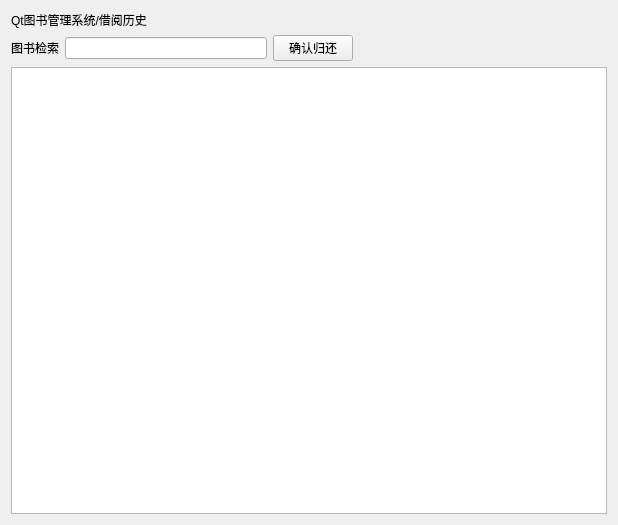
<?xml version="1.0" encoding="UTF-8"?>
<ui version="4.0">
 <class>cell_bookhis</class>
 <widget class="QWidget" name="cell_bookhis">
  <property name="geometry">
   <rect>
    <x>0</x>
    <y>0</y>
    <width>618</width>
    <height>525</height>
   </rect>
  </property>
  <property name="windowTitle">
   <string>Form</string>
  </property>
  <layout class="QGridLayout" name="gridLayout">
   <item row="0" column="0" colspan="2">
    <widget class="QLabel" name="label_2">
     <property name="text">
      <string>Qt图书管理系统/借阅历史</string>
     </property>
    </widget>
   </item>
   <item row="1" column="0">
    <widget class="QLabel" name="label">
     <property name="text">
      <string>图书检索</string>
     </property>
     <property name="alignment">
      <set>Qt::AlignRight|Qt::AlignTrailing|Qt::AlignVCenter</set>
     </property>
    </widget>
   </item>
   <item row="1" column="1">
    <widget class="QLineEdit" name="le_search"/>
   </item>
   <item row="1" column="2">
    <widget class="QPushButton" name="btu_clear">
     <property name="text">
      <string>确认归还</string>
     </property>
    </widget>
   </item>
   <item row="1" column="3">
    <spacer name="horizontalSpacer">
     <property name="orientation">
      <enum>Qt::Horizontal</enum>
     </property>
     <property name="sizeHint" stdset="0">
      <size>
       <width>248</width>
       <height>20</height>
      </size>
     </property>
    </spacer>
   </item>
   <item row="2" column="0" colspan="4">
    <widget class="QTableView" name="tableView"/>
   </item>
  </layout>
 </widget>
 <resources/>
 <connections/>
</ui>
